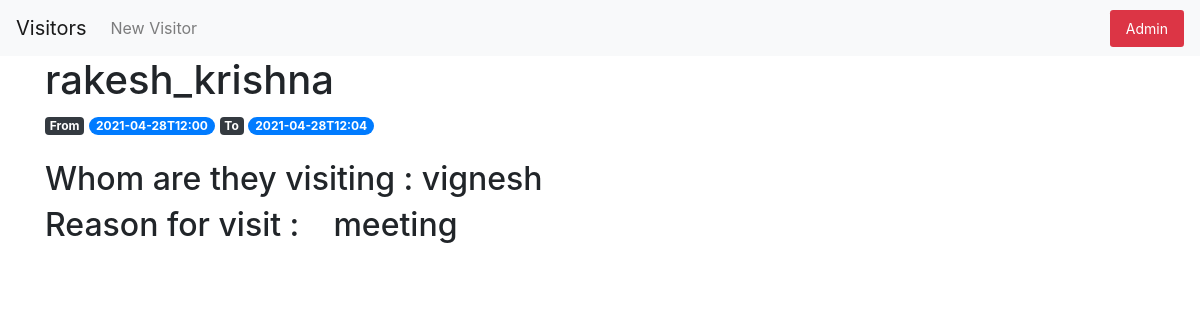
The page /1 on the database its author committed.
### tables this page shows
CREATE TABLE posts (
    id INTEGER PRIMARY KEY AUTOINCREMENT,
    created TIMESTAMP NOT NULL DEFAULT (datetime('now','localtime')),
    username TEXT NOT NULL,
    reason TEXT NOT NULL,
    whom_to_meet TEXT,
    exit TIMESTAMP
);

### main.py (the view)
@app.route('/<int:post_id>')
def post(post_id):
    post = get_post(post_id)
    return render_template('post.html', post=post)

### main.py (called while the page is built)
def get_db_connection():
    conn = sqlite3.connect('database.db')
    conn.row_factory = sqlite3.Row
    return conn

def get_post(post_id):
    conn = get_db_connection()
    post = conn.execute('SELECT * FROM posts WHERE id = ?',
                        (post_id,)).fetchone()
    conn.close()
    if post is None:
        abort(404)
    return post

### templates/post.html
{% extends 'base.html' %}
{% block content %}
    <h1>{% block title %} {{ post['username'] }} {% endblock %}</h1>
    <span class="badge badge-dark">From</span>
        <span class="badge badge-pill badge-primary">{{ post['created'] }}</span>
        <span class="badge badge-dark">To</span>
        <span class="badge badge-pill badge-primary">{{ post['exit'] }}</span>
        <br>
        <br>
        <h2>Whom are they visiting : {{ post['whom_to_meet'] }}</h2>
        <h2>Reason for visit : &nbsp;&nbsp; {{ post['reason'] }}</h2>
{% endblock %}

### rows shown on the page
posts: username "rakesh_krishna", created "2021-04-28T12:00", exit "2021-04-28T12:04", whom_to_meet "vignesh", reason "meeting"
